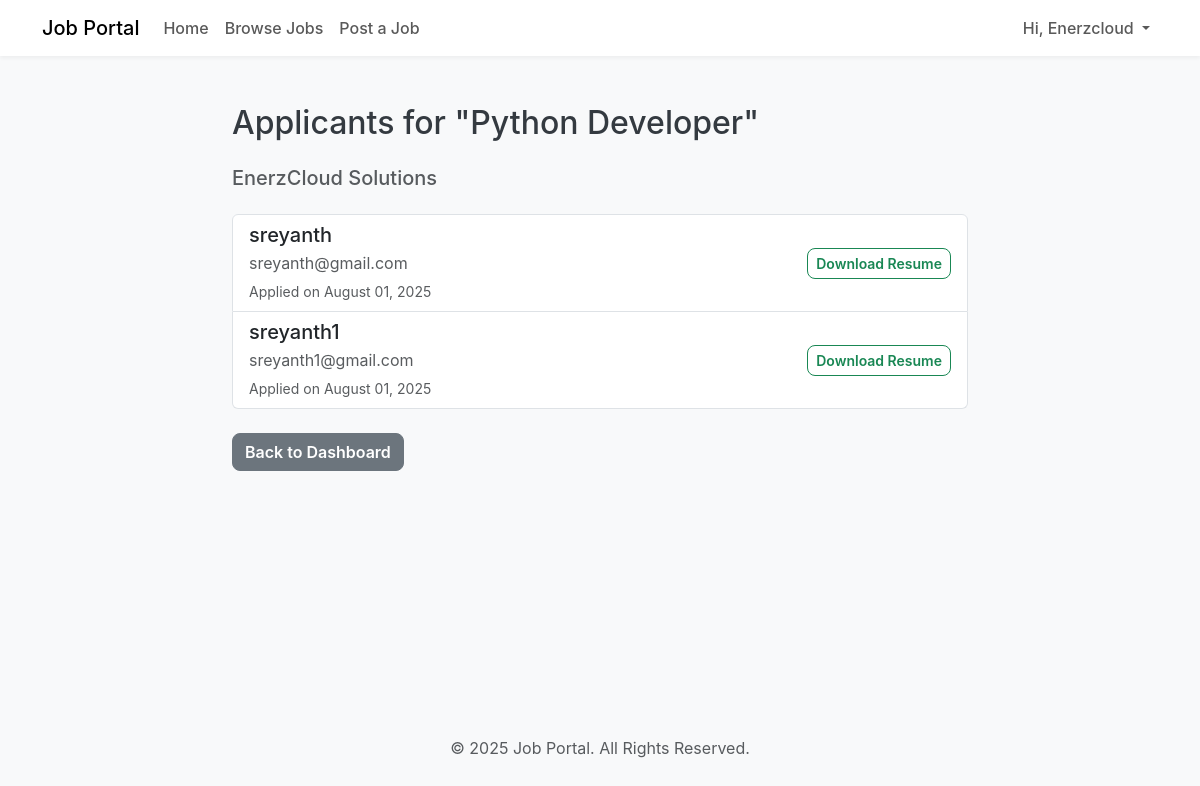
The page /job/1/applicants (signed in) on the database its author committed.
### app.py (models this page shows, shortened)
class User(UserMixin, db.Model):
    id = db.Column(db.Integer, primary_key=True)
    username = db.Column(db.String(80), unique=True, nullable=False)
    email = db.Column(db.String(120), unique=True, nullable=False)
    password_hash = db.Column(db.String(128), nullable=False)
    role = db.Column(db.String(20), default="job_seeker")
    jobs_posted = db.relationship("Job", backref="employer", lazy="dynamic")
    applications = db.relationship("Application", backref="job_seeker", lazy="dynamic")

class Job(db.Model):
    id = db.Column(db.Integer, primary_key=True)
    title = db.Column(db.String(100), nullable=False)
    description = db.Column(db.Text, nullable=False)
    salary = db.Column(db.String(50))
    location = db.Column(db.String(100), nullable=False)
    company = db.Column(db.String(100), nullable=False)
    timestamp = db.Column(db.DateTime, index=True, default=datetime.utcnow)
    employer_id = db.Column(db.Integer, db.ForeignKey("user.id"))
    applications = db.relationship("Application", backref="job", lazy="dynamic")

class Application(db.Model):
    id = db.Column(db.Integer, primary_key=True)
    applicant_name = db.Column(db.String(80), nullable=False)
    applicant_email = db.Column(db.String(120), nullable=False)
    resume_filename = db.Column(db.String(255))
    timestamp = db.Column(db.DateTime, index=True, default=datetime.utcnow)
    job_id = db.Column(db.Integer, db.ForeignKey("job.id"))
    job_seeker_id = db.Column(db.Integer, db.ForeignKey("user.id"))

### app.py (the view)
@app.route("/job/<int:job_id>/applicants")
@login_required
def view_applicants(job_id):
    job = Job.query.get_or_404(job_id)
    if current_user.id != job.employer_id and current_user.role != 'admin':
        flash("Access denied. You can only view applicants for your own jobs or as an admin.", "danger")
        return redirect(url_for("dashboard"))
    applicants = job.applications.all()
    return render_template("applicants.html", job=job, applicants=applicants)

### app.py (called while the page is built)
@login_manager.user_loader
def load_user(user_id):
    return User.query.get(int(user_id))

### templates/applicants.html (shortened to what this page needs)
{% extends "base.html" %}
{% block content %}
<div class="row justify-content-center">
    <div class="col-lg-8">
        <h2 class="mb-4">Applicants for "{{ job.title }}"</h2>
        <h5 class="text-muted mb-4">{{ job.company }}</h5>
        {% if applicants %}
            <div class="list-group">
                {% for applicant in applicants %}
                    <div class="list-group-item d-flex justify-content-between align-items-center">
                        <div>
                            <h5 class="mb-1">{{ applicant.applicant_name }}</h5>
                            <p class="mb-1 text-muted">{{ applicant.applicant_email }}</p>
                            <small class="text-muted">Applied on {{ applicant.timestamp.strftime('%B %d, %Y') }}</small>
                        </div>
                        <a href="{{ url_for('download_resume', filename=applicant.resume_filename) }}" class="btn btn-outline-success btn-sm">Download Resume</a>
                    </div>
                {% endfor %}
            </div>
        {% else %}
            <div class="alert alert-info text-center" role="alert">
                No applicants have applied for this job yet.
            </div>
        {% endif %}
        <a href="{{ url_for('dashboard') }}" class="btn btn-secondary mt-4">Back to Dashboard</a>
    </div>
</div>
{% endblock %}

### templates/base.html (shortened to what this page needs)
<!DOCTYPE html>
<html lang="en">
<head>
    <link href="https://cdn.jsdelivr.net/npm/bootstrap@5.3.3/dist/css/bootstrap.min.css" rel="stylesheet">
    <link rel="stylesheet" href="https://cdn.jsdelivr.net/npm/bootstrap-icons@1.11.3/font/bootstrap-icons.min.css">
    <link rel="stylesheet" href="{{ url_for('static', filename='style.css') }}">
</head>
<body class="d-flex flex-column min-vh-100">
    <nav class="navbar navbar-expand-lg">
        <div class="container">
            <a class="navbar-brand" href="{{ url_for('index') }}">Job Portal</a>
            <div class="collapse navbar-collapse" id="navbarNav">
                <ul class="navbar-nav me-auto mb-2 mb-lg-0">
                    <li class="nav-item">
                        <a class="nav-link {% if request.endpoint == 'index' %}active{% endif %}" aria-current="page" href="{{ url_for('index') }}">Home</a>
                    </li>
                    <li class="nav-item">
                        <a class="nav-link {% if request.endpoint == 'jobs' %}active{% endif %}" href="{{ url_for('jobs') }}">Browse Jobs</a>
                    </li>
                    {% if current_user.is_authenticated and (current_user.role == 'employer' or current_user.role == 'admin') %}
                        <li class="nav-item">
                            <a class="nav-link {% if request.endpoint == 'job_form' %}active{% endif %}" href="{{ url_for('job_form') }}">Post a Job</a>
                        </li>
                    {% endif %}
                </ul>
                <ul class="navbar-nav ms-auto">
                    {% if current_user.is_authenticated %}
                        <li class="nav-item dropdown">
                            <a class="nav-link dropdown-toggle" href="#" id="navbarDropdown" role="button" data-bs-toggle="dropdown" aria-expanded="false">
                                Hi, {{ current_user.username }}
                            </a>
                        </li>
                    {% endif %}
                </ul>
            </div>
        </div>
    </nav>
    <main class="container my-5 flex-grow-1">
        {% block content %}{% endblock %}
    </main>
    <footer class="py-4 mt-auto">
        <div class="container text-center text-muted">
            <p>&copy; {{ now.year if now else '2024' }} Job Portal. All Rights Reserved.</p>
        </div>
    </footer>
</body>
</html>

### static/style.css (style rules this page uses)
body { background-color: #f8f9fa; font-family: -apple-system, BlinkMacSystemFont, "Segoe UI", Roboto, "Helvetica Neue", Arial, sans-serif; color: #343a40; }
main.container { opacity: 0; transform: translateY(20px); animation: fadeInSlideUp 0.8s ease-out forwards; }
.navbar { box-shadow: 0 2px 4px rgba(0, 0, 0, 0.05); background-color: #fff; transition: background-color 0.3s ease; }
.navbar-brand, .nav-link { font-weight: 500; }
.nav-link { transition: color 0.3s ease; }
.btn { border-radius: 8px; font-weight: 600; transition: transform 0.2s ease, box-shadow 0.2s ease, background-color 0.2s ease, color 0.2s ease; }

### rows shown on the page
User: username "Enerzcloud"
Job: title "Python Developer", company "EnerzCloud Solutions"
Application: applicant_name "sreyanth", applicant_email "sreyanth@gmail.com", timestamp "August 01, 2025"
Application: applicant_name "sreyanth1", applicant_email "sreyanth1@gmail.com", timestamp "August 01, 2025"
